Frame 1 (no input): blank canvas, image omitted
Frame 60 (no input): blank canvas, image omitted
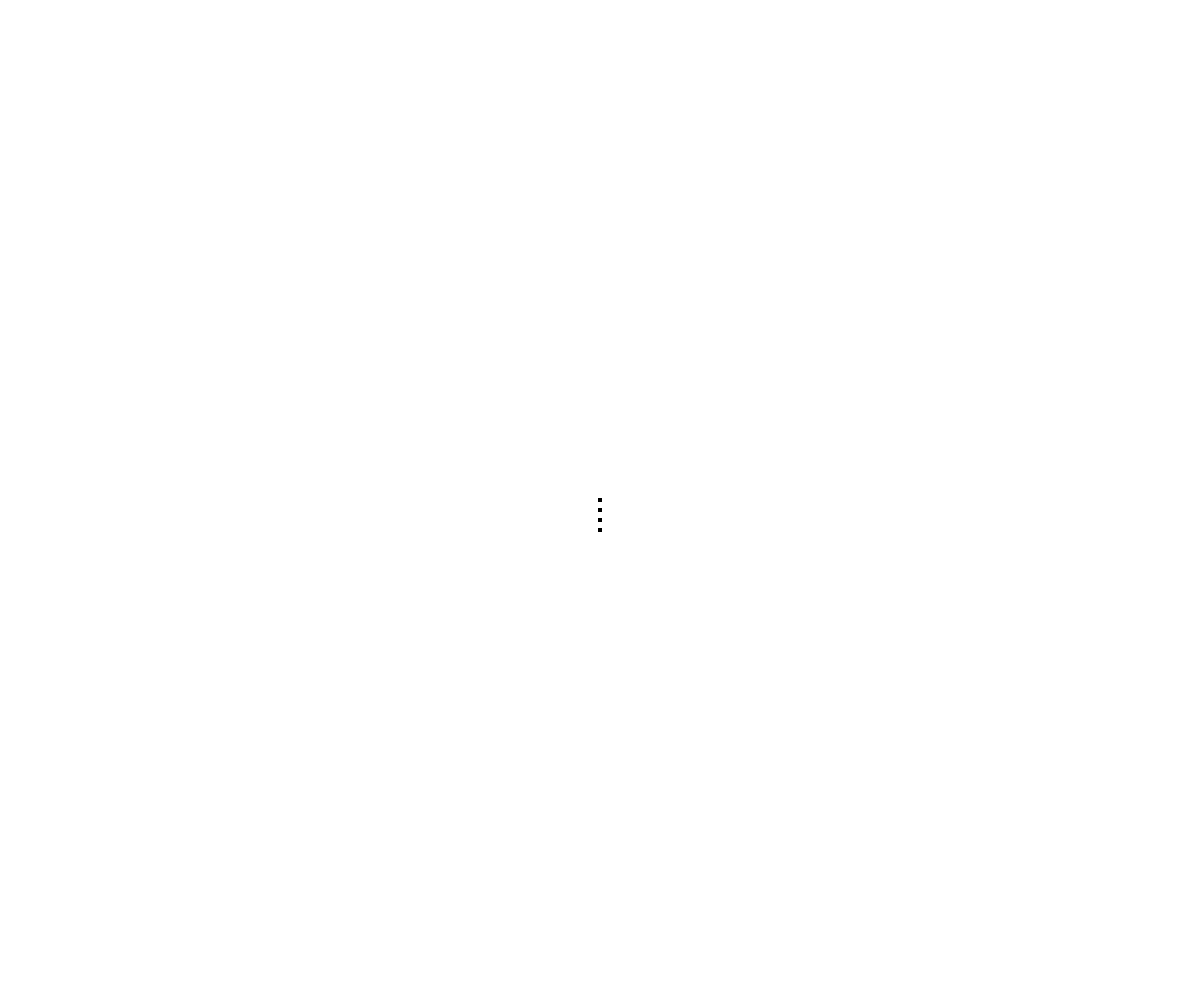
Frame 120 (the mouse pressed at the canvas centre since frame 60)

The p5.js sketch whose frames 1 and 60 were blank and that drew this single picture after the mouse press (run headless with seeded random() and noise() and a simulated clock; from frame 60 on, the mouse is pressed at the canvas centre):

// p5.js sketch
// ── sketch.js
var x = 0;
var cleared = false;
var started = false;

function setup() {
  createCanvas(windowWidth, windowHeight);
  fill(0);
  textSize(50);
  textAlign(CENTER);
  textFont("Georgia");
  //text("click and move to start", windowWidth/2, windowHeight/5);
}

function windowResized() {
  resizeCanvas(windowWidth, windowHeight);
}

function draw() {
  if (!(pmouseX == 0 && pmouseY == 0)) {
  strokeWeight(4);
  line(pmouseX, pmouseY, mouseX, mouseY);
  line(pmouseX, pmouseY + 10, mouseX, mouseY+10);
  line(pmouseX, pmouseY + 20, mouseX, mouseY+20);
  line(pmouseX, pmouseY + 30, mouseX, mouseY+30);
  }
}

function mouseClicked() {
  clear();
  x = 1;
  started = true;
}

function mouseMoved() {
  if (!cleared && started) {
  // text("click to clear", windowWidth/2, windowHeight/5);
  cleared = true;
  }
}

function windowResized() {
  resizeCanvas(windowWidth, windowHeight);
}
